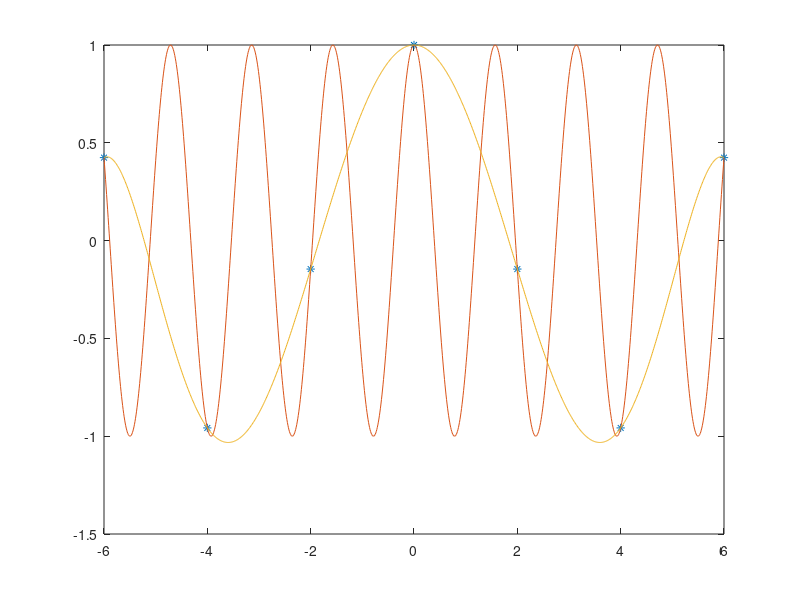

Recreate this plot in MATLAB.
x = -6:2:6;
y = cos(4*x);
L = polyfit(x,y,6)

g1 = abs(polyval(L,-7) - cos(4*-7))
g2 = abs(polyval(L,5) - cos(4*5))

x1 = -6:0.01:6;
y1 = cos(4*x1);
plot(x,y,'*',x1,y1,x1,polyval(L,x1));